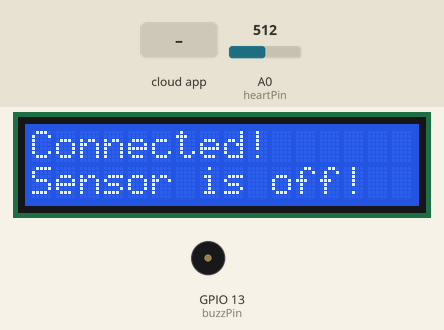
This sketch was run on a simulated ESP8266 (Wemos D1 mini). Parts: 16×2 character LCD, buzzer (waves = sounding). The test bench sets the inputs (shaded band); at power-on: A0 (heartPin) = 512. WiFi joins after 1.5 s; servers stay silent unless stated; the Firebase database answers and starts empty; what the sketch prints to the serial monitor is not drawn.

Above: at 3.0 s.
3.1 s: the phone or cloud app sets run to 1
At 4.0 s:
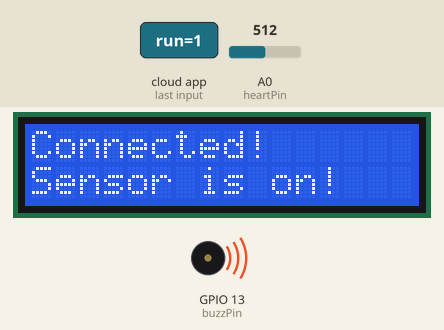
At 51.63 s:
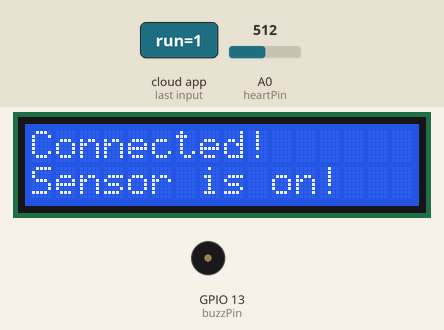
Timing chart, 0 to 52.9 s (numbered marks = the images above; inputs shaded):
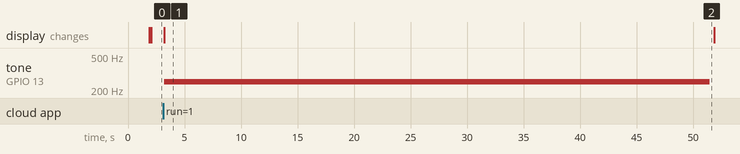

Measured:
- after the input at 3.1 s, tone on GPIO 13 (buzzPin): alternates 250 Hz for 0.01 s and silent for 0.02 s, 3200 changes in all, then stays silent, starting after 0.11 s; the display: changes after 0.11 s (image 1)

The sketch:

wemosd1.ino
```cpp
#include "FirebaseESP8266.h"
#include <ArduinoJson.h>
#include <ESP8266WiFi.h>
#include <Wire.h>
#include <LiquidCrystal_I2C.h>
#define WIFI_SSID "7608"
#define WIFI_PASSWORD "76087608"
#define FIREBASE_HOST "****" // Điền vào địa chỉ của project firebase của bạn
#define FIREBASE_AUTH "****" // Điền vào mã token của project firebase của bạn
FirebaseData firebaseData;
FirebaseJson json;

// Khai báo các biến cần sử dụng
int sampleIndex = 0;
int run = 0;

String path = "sensor";


const int heartPin = A0;
const int buzzPin = 13;

LiquidCrystal_I2C lcd(0x27, 16, 2);


void setup() {
  // initialize the serial communication:
  Serial.begin(115200);
  // Set up cho lcd
  lcd.init();
  lcd.backlight();
  lcd.setCursor(0, 0);
  lcd.print("Connecting...");
  Firebase.setInt(firebaseData, "/isconnected", 0);

  WiFi.begin(WIFI_SSID, WIFI_PASSWORD);
  while (WiFi.status() != WL_CONNECTED) {
    delay(500);
    Serial.print(".");
  }
  Firebase.begin(FIREBASE_HOST, FIREBASE_AUTH);
  Firebase.reconnectWiFi(true);
  if (!Firebase.beginStream(firebaseData, path)) {
    Serial.println("REASON: " + firebaseData.errorReason());
    Serial.println();
  }

  Serial.print("Connected! IP address: ");
  Serial.println(WiFi.localIP());
  Serial.println("");
  lcd.setCursor(0, 0);
  lcd.print("Connected!   ");
}

void loop() {
  // Đọc biến run từ Firebase
  if (Firebase.getInt(firebaseData, "/run")) {
    if (firebaseData.dataType() == "int") {
      run = firebaseData.intData();
      delay(1);
    }
  } else {
    Serial.println(firebaseData.errorReason());
    run = 0;
  }

  if (run == 1) {
    Serial.println("Start!");

    lcd.setCursor(0, 1);
    lcd.print("Sensor is on! ");


    String data = "";
    for (int i = 0; i < 1600; i++) {
      if (i == 1599) {
        data += String(analogRead(A0));
      } else {
        data += String(analogRead(A0)) + ",";
      }
      tone(buzzPin, 250, 10);
      delay(30);
    }


    Firebase.setString(firebaseData, "/data", data);
    Firebase.setInt(firebaseData, "/run", 0);


    Serial.println("Done!");
    Serial.println(data.length());


  } else {
    Serial.println("Sensor is off!");
    lcd.setCursor(0, 1);
    lcd.print("Sensor is off!");
  }
}
```
